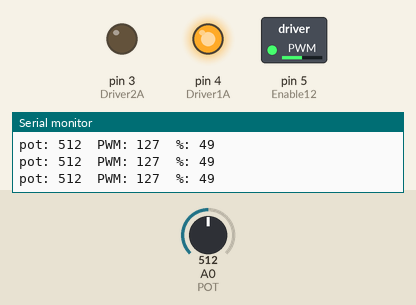
Simulated run of this sketch. Board: Arduino Uno, built with avr-gcc and run on an emulated ATmega328P. On the bench: switched loads named in the sketch (green lamp = pin HIGH), output pins drawn as LEDs (lit = HIGH), the last lines printed to the serial monitor. The inputs (shaded band) are chosen by the test bench; at power-on: A0 (POT) = 512.

Above: at 1.4 s.
1.5 s: A0 (POT) set to 716
At 2.3 s:
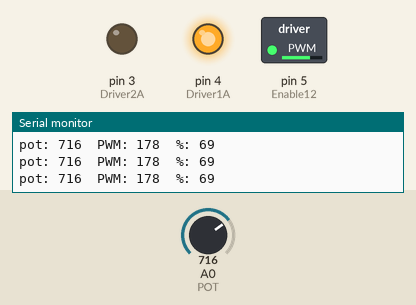
3.0 s: A0 (POT) set to 900
At 4.2 s:
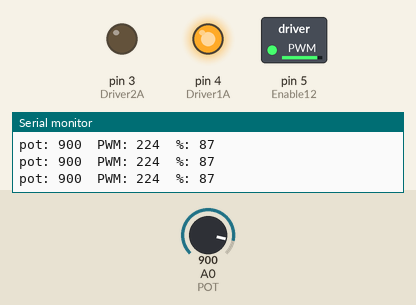
4.5 s: A0 (POT) set to 122
At 5.7 s:
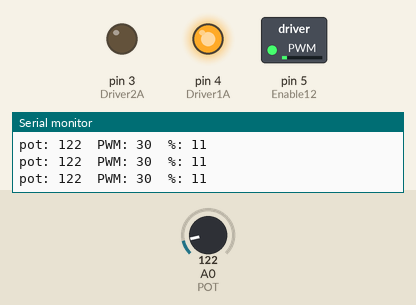
6.0 s: A0 (POT) set to 511
At 6.4 s:
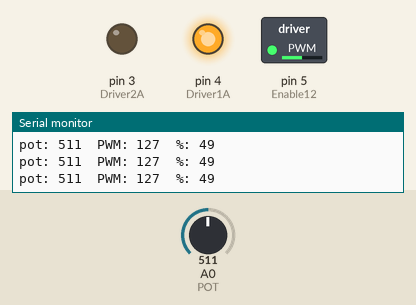
Timing chart, 0 to 8.5 s (numbered marks = the images above; inputs shaded):
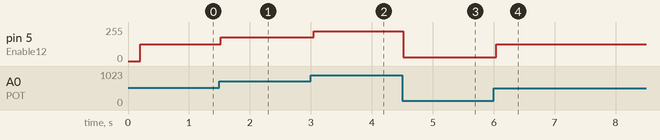

Measured:
- after the input at 1.5 s, pin 5 (Enable12): 127/255 → 178/255 at once
- after the input at 3.0 s, pin 5 (Enable12): 178/255 → 224/255 after 0.05 s
- after the input at 4.5 s, pin 5 (Enable12): 224/255 → 30/255 at once
- after the input at 6.0 s, pin 5 (Enable12): 30/255 → 127/255 at once

The sketch:

dcMotorSpeed_Pot.ino
```cpp
/* **********************************************************************
 * DC_Motor
 *   Uses: one DC Motor
 *         one L293D Quadruple half H-Bridge driver IC
 *         one Breadboard Power Supply, MB-102
 *
 * Inspired by Elegoo Lesson 29
 *   www.elegoo.com     2016.12.12
 *   modified by Ricardo Moreno
 *
 * Description:
 *   This sketch illustrates controlling a DC Motor using an
 *   L293D Quadruple half H-Bridge driver IC.  Note that the "D"
 *   indicates inductive transient suppression diodes are
 *   integrated in the IC. It's recommended that a separate
 *   power supply is used.
 *
 * Circuit:             L293D
 *                     _______
 *    Arduino 5---EN12-|     |-VCC1---5V
 *    Ardunio 4-----1A-|     |-4A
 *     DCMotor+-----1Y-|     |-4Y
 *          GND--------|     |--------GND
 *          GND--------|     |--------GND
 *     DCMotor- ----2Y-|     |-3Y
 *    Arduino 3-----2A-|     |-3A
 *      4.5-36V---VCC2-|     |-EN34
 *                     -------
 * History:
 *  6/16/2019 v1.0 - Initial release
 *  7/01/2019 v1.1 - Additional comments, minor rev to void loop
 *
 ********************************************************************* */

/* ***************************************************
 *                Global Constants                   *
 *************************************************** */

/* DC motor speed with potentiometer + Serial debug
   L293D: EN12 -> D5 (PWM), 1A -> D4, 2A -> D3
   Pot wiper -> A0
*/

const int Enable12 = 5;   // PWM to L293D EN12 (pin 1)
const int Driver1A  = 4;  // L293D 1A (pin 2)
const int Driver2A  = 3;  // L293D 2A (pin 7)
const int POT       = A0; // potentiometer wiper

// Optional: tweak these if your pot doesn't swing to 0 or 1023
const int POT_MIN = 0;
const int POT_MAX = 1023;

// Optional: avoid buzzing/stall at very low PWM
const int PWM_FLOOR = 30;     // ~12% duty
const int STOP_THRESH = 8;    // pot counts under which we force full stop

void setup() {
  pinMode(Enable12, OUTPUT);
  pinMode(Driver1A, OUTPUT);
  pinMode(Driver2A, OUTPUT);

  // fixed direction (swap HIGH/LOW to reverse)
  digitalWrite(Driver1A, HIGH);
  digitalWrite(Driver2A, LOW);

  Serial.begin(115200);
  delay(200); // give USB a moment
  Serial.println("Pot->PWM debug started");
}

void loop() {
  int potRaw = analogRead(POT);                // 0..1023 on UNO R4
  // Constrain then map to PWM range
  potRaw = constrain(potRaw, POT_MIN, POT_MAX);
  int duty = map(potRaw, POT_MIN, POT_MAX, 0, 255);

  // Anti-stall: either fully stop, or ensure a small kick
  if (potRaw <= STOP_THRESH) {
    duty = 0;
  } else if (duty > 0 && duty < PWM_FLOOR) {
    duty = PWM_FLOOR;
  }

  analogWrite(Enable12, duty);

  // --- Serial debug output ---
  // Good for Serial Monitor:
  Serial.print("pot: ");  Serial.print(potRaw);
  Serial.print("\tPWM: "); Serial.print(duty);
  Serial.print("\t%: ");   Serial.println((duty * 100) / 255);

  // If you prefer Serial Plotter instead, comment the 4 lines above
  // and uncomment the line below (two series: pot and duty):
  // Serial.print("pot:"); Serial.print(potRaw); Serial.print(", PWM:"); Serial.println(duty);

  delay(50);
}
```
